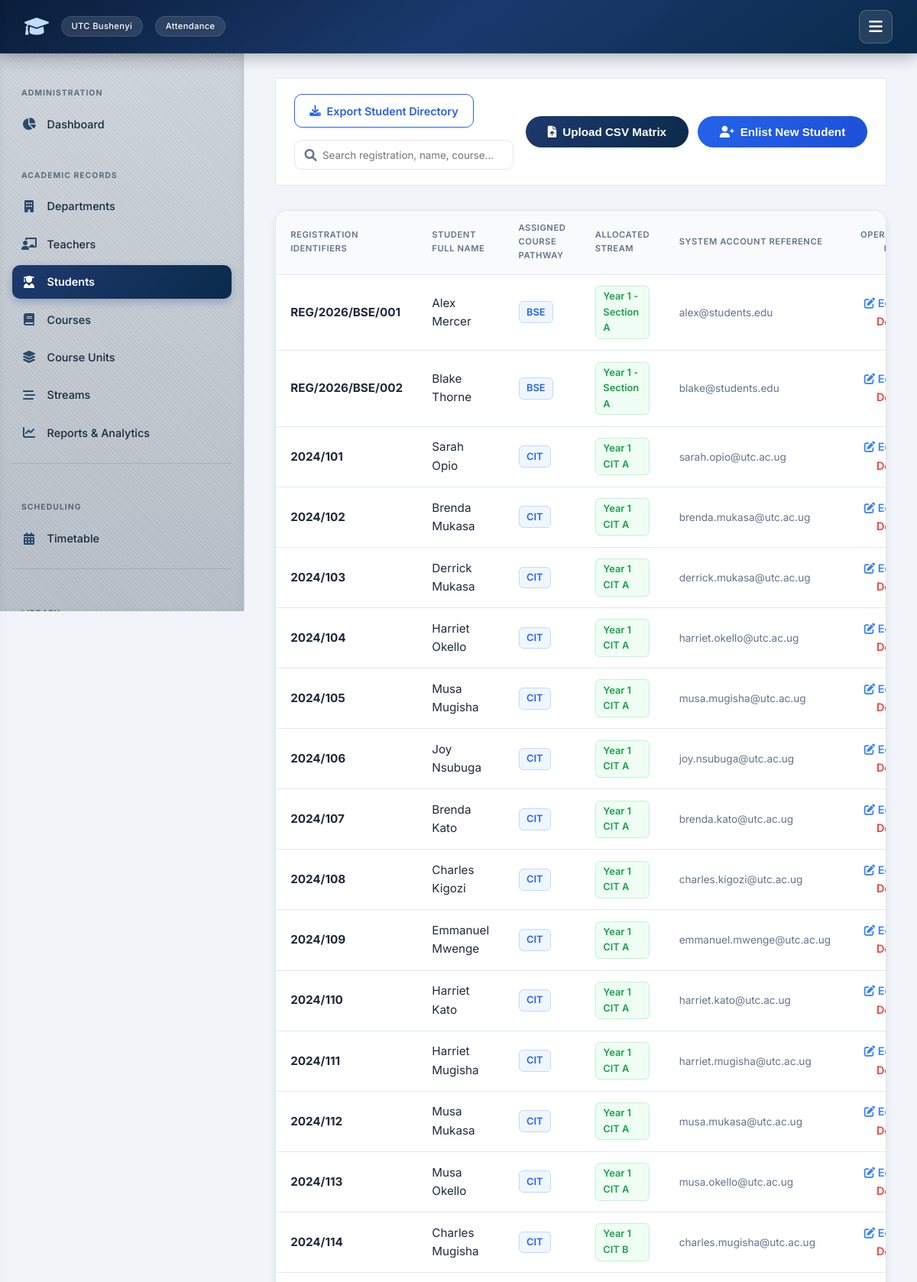
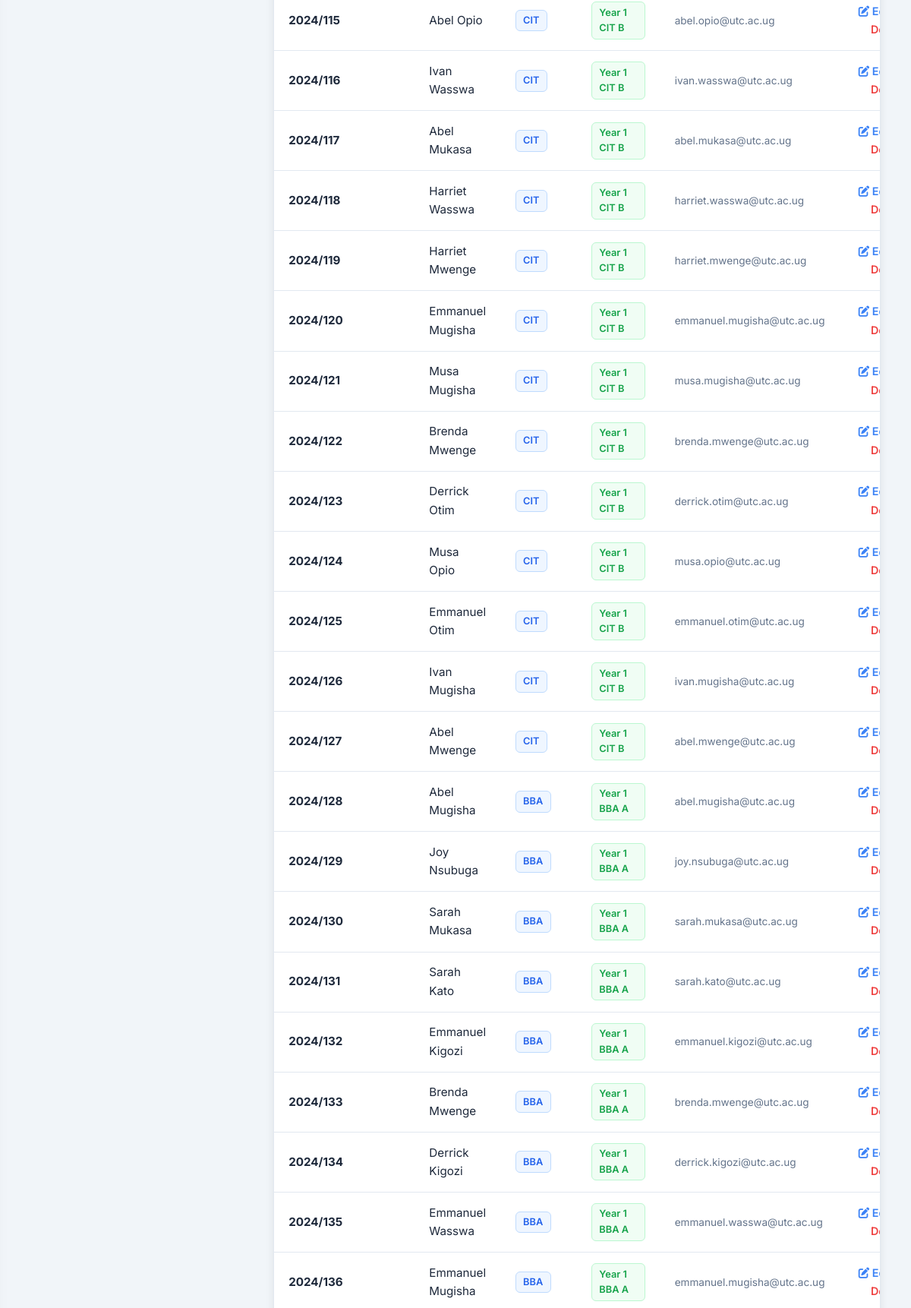
The page /user-admin/manage-students/ (signed in, upper part) on the database its author committed (2 pictures, top to bottom).
### attendance/models.py (models this page shows, shortened)
class StudentProfile(models.Model):
    reg_number = models.CharField(max_length=50, primary_key=True)
    user = models.OneToOneField(User, on_delete=models.CASCADE, related_name='student_profile')
    name = models.CharField(max_length=255)
    course = models.ForeignKey(Course, on_delete=models.CASCADE, related_name='students')
    stream = models.ForeignKey(Stream, on_delete=models.CASCADE, related_name='students')

class Course(models.Model):
    code = models.CharField(max_length=20, primary_key=True)
    name = models.CharField(max_length=255)
    department = models.ForeignKey(Department, on_delete=models.SET_NULL, null=True, blank=True, related_name='courses')

class Stream(models.Model):
    name = models.CharField(max_length=100)
    course = models.ForeignKey(Course, on_delete=models.CASCADE, related_name='streams')

class User(AbstractUser):
    IS_ADMIN = 'ADMIN'
    IS_TEACHER = 'TEACHER'
    IS_STUDENT = 'STUDENT'
    IS_WARDEN = 'WARDEN'
    IS_LIBRARIAN = 'LIBRARIAN'
    IS_ACCOUNTANT = 'ACCOUNTANT'
    ROLE_CHOICES = [
        (IS_ADMIN, 'Admin'),
        (IS_TEACHER, 'Teacher/Lecturer'),
        (IS_STUDENT, 'Student'),
        (IS_WARDEN, 'Warden'),
        (IS_LIBRARIAN, 'Librarian'),
        (IS_ACCOUNTANT, 'Accountant'),
    ]
    role = models.CharField(max_length=15, choices=ROLE_CHOICES, default=IS_STUDENT)

### attendance/views_admin.py (the view, shortened to what this page needs)
# urls.py: path('user-admin/manage-students/', views_admin.manage_students, name='manage_students'),
@login_required
@transaction.atomic
def manage_students(request):
    if request.user.role != User.IS_ADMIN:
        return HttpResponse("Unauthorized", status=403)
    students = StudentProfile.objects.select_related('user', 'course', 'stream').all()
    courses = Course.objects.all()
    streams = Stream.objects.all()
    return render(request, 'attendance/manage_students.html', {
        'students': students,
        'active_courses_list': courses,
        'active_streams_list': streams
    })

### templates/attendance/manage_students.html (shortened to what this page needs)
{% extends 'attendance/base.html' %}
{% block content %}
<div class="page-header-actions">
    <div style="display: flex; gap: 1rem; align-items: center; flex: 1; flex-wrap: wrap;">
        <a href="{% url 'attendance:export_credentials' 'students' %}" class="btn-download-list">
            <i class="fas fa-download"></i> Export Student Directory
        </a>
        <div style="position: relative; min-width: 260px; flex: 1; max-width: 400px;">
            <i class="fas fa-search" style="position: absolute; left: 0.85rem; top: 50%; transform: translateY(-50%); color: var(--text-muted);"></i>
            <input type="text" id="dashboardSearch" class="form-control" placeholder="Search registration, name, course..." style="padding-left: 2.25rem;">
        </div>
    </div>
    <div class="action-group">
        <button class="btn btn-outline" onclick="location.href='{% url 'attendance:bulk_upload_students' %}'">
            <i class="fas fa-file-upload"></i> Upload CSV Matrix
        </button>
        <button class="btn" id="openModalBtn" style="background: linear-gradient(135deg, #2563eb, #1d4ed8);">
            <i class="fas fa-user-plus"></i> Enlist New Student
        </button>
    </div>
</div>
<div class="card" style="padding:0; overflow:hidden;">
    <table class="table">
        <thead>
            <tr>
                <th>Registration Identifiers</th>
                <th>Student Full Name</th>
                <th>Assigned Course Pathway</th>
                <th>Allocated Stream</th>
                <th>System Account Reference</th>
                <th style="text-align: right;">Operations Matrix</th>
            </tr>
        </thead>
        <tbody id="studentTableBody">
            {% for student in students %}
            <tr class="student-row">
                <td><strong style="color:var(--text-main);">{{ student.reg_number }}</strong></td>
                <td>{{ student.name }}</td>
                <td><span class="course-tag">{{ student.course.code }}</span></td>
                <td><span class="stream-tag">{{ student.stream.name|default:"Unassigned" }}</span></td>
                <td><span style="font-size:0.85rem; color:var(--text-muted);">{{ student.user.email }}</span></td>
                <td style="text-align: right;">
                    <a href="{% url 'attendance:edit_student' student.pk %}" class="action-link edit">
                        <i class="fas fa-edit"></i> Edit
                    </a>
                    <a href="{% url 'attendance:delete_student' student.pk %}" class="action-link delete" onclick="return confirm('Drop this student record entirely?');">
                         Delete
                    </a>
                </td>
            </tr>
            {% endfor %}
        </tbody>
    </table>
</div>
{% endblock %}

### static/style.css (style rules this page uses)
:root { --primary: #0f3b3e; --primary-dark: #0c4e6d ; --primary-light: #e6f4f1; --secondary: #2c6e6b; --accent: #3b82f6; --success: #10b981; --success-light: #d1fae5; --danger: #ef4444; --danger-light: #fee2e2; --warning: #f59e0b; --warning-light: #fef3c7; --info: #3b82f6; --info-light: #dbeafe; --bg-main: #f1f5f9; --surface: #ffffff; --surface-hover: #f8fafc; --text-main: #0f172a; --text-muted: #64748b; --border: #e2e8f0; --shadow-sm: 0 1px 3px rgba(0,0,0,0.06); --shadow: 0 4px 12px rgba(0,0,0,0.08); --shadow-lg: 0 10px 30px rgba(0,0,0,0.12); --radius: 16px; --radius-sm: 10px; --transition: all 0.25s cubic-bezier(0.4, 0, 0.2, 1); --font: 'Inter', -apple-system, BlinkMacSystemFont, 'Segoe UI', Roboto, Helvetica, Arial, sans-serif; --nav-height: 70px; --sidebar-width: 320px; }
* { box-sizing: border-box; margin: 0; padding: 0; }
body { font-family: var(--font); background: var(--bg-main); color: var(--text-main); line-height: 1.6; min-height: 100vh; display: flex; flex-direction: column; }
.card { background: var(--surface); border-radius: var(--radius); padding: 2rem; box-shadow: var(--shadow); border: 1px solid var(--border); transition: var(--transition); }
table { width: 100%; border-collapse: collapse; font-size: 0.95rem; }
th, td { padding: 0.9rem 1.2rem; text-align: left; border-bottom: 1px solid var(--border); }
th { background: #f8fafc; font-weight: 600; color: var(--text-muted); text-transform: uppercase; font-size: 0.7rem; letter-spacing: 0.05em; }
tbody tr { transition: var(--transition); }
.btn { display: inline-flex; align-items: center; justify-content: center; gap: 0.5rem; background: linear-gradient(135deg, var(--secondary), var(--primary)); color: #fff; padding: 0.75rem 1.8rem; border: none; border-radius: 50px; font-weight: 600; font-size: 0.95rem; cursor: pointer; transition: var(--transition); box-shadow: var(--shadow-sm); text-decoration: none; }
.btn-outline { background: transparent; border: 1px solid var(--border); color: var(--text-main); }

### templates/attendance/base.html (style rules this page uses)
:root { --primary: #0a2a4a; --primary-dark: #061e35; --primary-light: #e6eff9; --secondary: #1e3a6e; --accent: #3b82f6; --success: #3b82f6; --success-light: #dbeafe; --danger: #ef4444; --danger-light: #fee2e2; --warning: #f59e0b; --warning-light: #fef3c7; --info: #3b82f6; --info-light: #dbeafe; --bg-main: #f1f5f9; --surface: #ffffff; --surface-hover: #f8fafc; --text-main: #1e293b; --text-muted: #64748b; --border: #e2e8f0; --shadow-sm: 0 1px 3px rgba(0,0,0,0.06); --shadow: 0 4px 12px rgba(0,0,0,0.08); --shadow-lg: 0 10px 30px rgba(0,0,0,0.12); --radius: 16px; --radius-sm: 10px; --transition: all 0.25s cubic-bezier(0.4, 0, 0.2, 1); --font: 'Inter', -apple-system, BlinkMacSystemFont, 'Segoe UI', Roboto, Helvetica, Arial, sans-serif; --nav-height: 70px; --sidebar-width: 320px; }
* { box-sizing: border-box; margin: 0; padding: 0; }
body { font-family: var(--font); background: var(--bg-main); color: var(--text-main); line-height: 1.6; min-height: 100vh; display: flex; flex-direction: column; }
.card { background: var(--surface); border-radius: var(--radius); padding: 2rem; box-shadow: var(--shadow); border: 1px solid var(--border); transition: var(--transition); }
table { width: 100%; border-collapse: collapse; font-size: 0.95rem; }
th, td { padding: 0.9rem 1.2rem; text-align: left; border-bottom: 1px solid var(--border); }
th { background: #f8fafc; font-weight: 600; color: var(--text-muted); text-transform: uppercase; font-size: 0.7rem; letter-spacing: 0.05em; }
.btn { display: inline-flex; align-items: center; justify-content: center; gap: 0.5rem; background: linear-gradient(135deg, var(--secondary), var(--primary)); color: #fff; padding: 0.75rem 1.8rem; border: none; border-radius: 50px; font-weight: 600; font-size: 0.95rem; cursor: pointer; transition: var(--transition); box-shadow: var(--shadow-sm); text-decoration: none; }

### rows shown on the page
StudentProfile: reg_number "REG/2026/BSE/001", name "Alex Mercer", course.code "BSE", stream.name "Year 1 - Section A", user.email "alex@students.edu"
StudentProfile: reg_number "REG/2026/BSE/002", name "Blake Thorne", course.code "BSE", stream.name "Year 1 - Section A", user.email "blake@students.edu"
StudentProfile: reg_number "2024/101", name "Sarah Opio", course.code "CIT", stream.name "Year 1 CIT A", user.email "sarah.opio@utc.ac.ug"
StudentProfile: reg_number "2024/102", name "Brenda Mukasa", course.code "CIT", stream.name "Year 1 CIT A", user.email "brenda.mukasa@utc.ac.ug"
StudentProfile: reg_number "2024/103", name "Derrick Mukasa", course.code "CIT", stream.name "Year 1 CIT A", user.email "derrick.mukasa@utc.ac.ug"
StudentProfile: reg_number "2024/104", name "Harriet Okello", course.code "CIT", stream.name "Year 1 CIT A", user.email "harriet.okello@utc.ac.ug"
StudentProfile: reg_number "2024/105", name "Musa Mugisha", course.code "CIT", stream.name "Year 1 CIT A", user.email "musa.mugisha@utc.ac.ug"
StudentProfile: reg_number "2024/106", name "Joy Nsubuga", course.code "CIT", stream.name "Year 1 CIT A", user.email "joy.nsubuga@utc.ac.ug"
StudentProfile: reg_number "2024/107", name "Brenda Kato", course.code "CIT", stream.name "Year 1 CIT A", user.email "brenda.kato@utc.ac.ug"
StudentProfile: reg_number "2024/108", name "Charles Kigozi", course.code "CIT", stream.name "Year 1 CIT A", user.email "charles.kigozi@utc.ac.ug"
StudentProfile: reg_number "2024/109", name "Emmanuel Mwenge", course.code "CIT", stream.name "Year 1 CIT A", user.email "emmanuel.mwenge@utc.ac.ug"
StudentProfile: reg_number "2024/110", name "Harriet Kato", course.code "CIT", stream.name "Year 1 CIT A", user.email "harriet.kato@utc.ac.ug"
StudentProfile: reg_number "2024/111", name "Harriet Mugisha", course.code "CIT", stream.name "Year 1 CIT A", user.email "harriet.mugisha@utc.ac.ug"
StudentProfile: reg_number "2024/112", name "Musa Mukasa", course.code "CIT", stream.name "Year 1 CIT A", user.email "musa.mukasa@utc.ac.ug"
StudentProfile: reg_number "2024/113", name "Musa Okello", course.code "CIT", stream.name "Year 1 CIT A", user.email "musa.okello@utc.ac.ug"
StudentProfile: reg_number "2024/114", name "Charles Mugisha", course.code "CIT", stream.name "Year 1 CIT B", user.email "charles.mugisha@utc.ac.ug"
StudentProfile: reg_number "2024/115", name "Abel Opio", course.code "CIT", stream.name "Year 1 CIT B", user.email "abel.opio@utc.ac.ug"
StudentProfile: reg_number "2024/116", name "Ivan Wasswa", course.code "CIT", stream.name "Year 1 CIT B", user.email "ivan.wasswa@utc.ac.ug"
StudentProfile: reg_number "2024/117", name "Abel Mukasa", course.code "CIT", stream.name "Year 1 CIT B", user.email "abel.mukasa@utc.ac.ug"
StudentProfile: reg_number "2024/118", name "Harriet Wasswa", course.code "CIT", stream.name "Year 1 CIT B", user.email "harriet.wasswa@utc.ac.ug"
StudentProfile: reg_number "2024/119", name "Harriet Mwenge", course.code "CIT", stream.name "Year 1 CIT B", user.email "harriet.mwenge@utc.ac.ug"
StudentProfile: reg_number "2024/120", name "Emmanuel Mugisha", course.code "CIT", stream.name "Year 1 CIT B", user.email "emmanuel.mugisha@utc.ac.ug"
StudentProfile: reg_number "2024/121", name "Musa Mugisha", course.code "CIT", stream.name "Year 1 CIT B", user.email "musa.mugisha@utc.ac.ug"
StudentProfile: reg_number "2024/122", name "Brenda Mwenge", course.code "CIT", stream.name "Year 1 CIT B", user.email "brenda.mwenge@utc.ac.ug"
StudentProfile: reg_number "2024/123", name "Derrick Otim", course.code "CIT", stream.name "Year 1 CIT B", user.email "derrick.otim@utc.ac.ug"
StudentProfile: reg_number "2024/124", name "Musa Opio", course.code "CIT", stream.name "Year 1 CIT B", user.email "musa.opio@utc.ac.ug"
StudentProfile: reg_number "2024/125", name "Emmanuel Otim", course.code "CIT", stream.name "Year 1 CIT B", user.email "emmanuel.otim@utc.ac.ug"
StudentProfile: reg_number "2024/126", name "Ivan Mugisha", course.code "CIT", stream.name "Year 1 CIT B", user.email "ivan.mugisha@utc.ac.ug"
StudentProfile: reg_number "2024/127", name "Abel Mwenge", course.code "CIT", stream.name "Year 1 CIT B", user.email "abel.mwenge@utc.ac.ug"
StudentProfile: reg_number "2024/128", name "Abel Mugisha", course.code "BBA", stream.name "Year 1 BBA A", user.email "abel.mugisha@utc.ac.ug"
StudentProfile: reg_number "2024/129", name "Joy Nsubuga", course.code "BBA", stream.name "Year 1 BBA A", user.email "joy.nsubuga@utc.ac.ug"
StudentProfile: reg_number "2024/130", name "Sarah Mukasa", course.code "BBA", stream.name "Year 1 BBA A", user.email "sarah.mukasa@utc.ac.ug"
StudentProfile: reg_number "2024/131", name "Sarah Kato", course.code "BBA", stream.name "Year 1 BBA A", user.email "sarah.kato@utc.ac.ug"
StudentProfile: reg_number "2024/132", name "Emmanuel Kigozi", course.code "BBA", stream.name "Year 1 BBA A", user.email "emmanuel.kigozi@utc.ac.ug"
StudentProfile: reg_number "2024/133", name "Brenda Mwenge", course.code "BBA", stream.name "Year 1 BBA A", user.email "brenda.mwenge@utc.ac.ug"
StudentProfile: reg_number "2024/134", name "Derrick Kigozi", course.code "BBA", stream.name "Year 1 BBA A", user.email "derrick.kigozi@utc.ac.ug"
StudentProfile: reg_number "2024/135", name "Emmanuel Wasswa", course.code "BBA", stream.name "Year 1 BBA A", user.email "emmanuel.wasswa@utc.ac.ug"
StudentProfile: reg_number "2024/136", name "Emmanuel Mugisha", course.code "BBA", stream.name "Year 1 BBA A", user.email "emmanuel.mugisha@utc.ac.ug"
